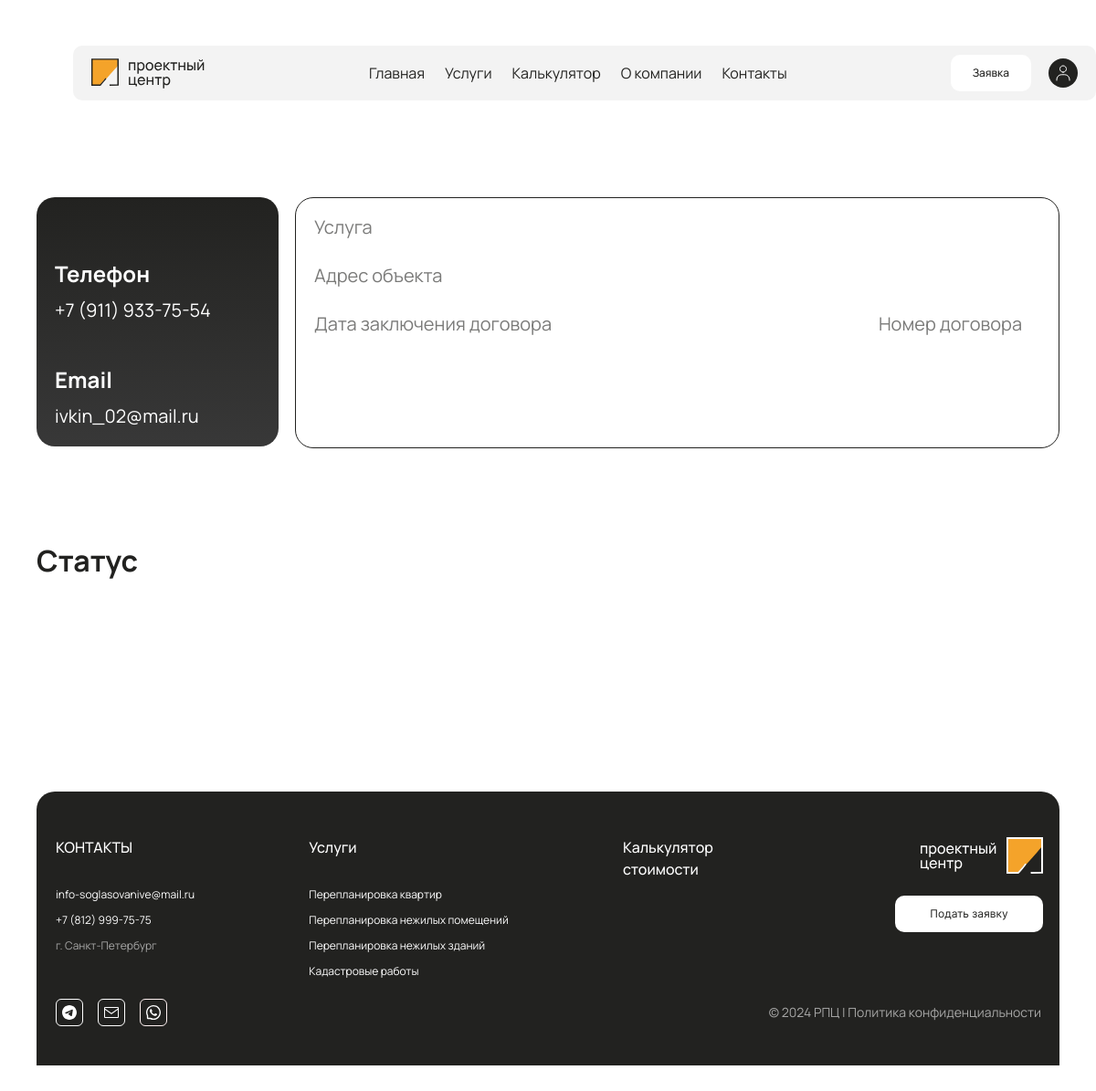
/profile/ (signed in), run on the app's committed database.
### user/models.py (models this page shows, shortened)
class CustomUser(AbstractBaseUser, PermissionsMixin):
    username = None  # Отключение поля username
    phone_number = models.CharField(max_length=15, unique=True)
    first_name = models.CharField(max_length=30)
    last_name = models.CharField(max_length=30)
    email = models.EmailField(unique=True, blank=True, null=True)
    is_active = models.BooleanField(default=True)
    is_staff = models.BooleanField(default=False)
    is_superuser = models.BooleanField(default=False)
    objects = CustomUserManager()
    USERNAME_FIELD = 'phone_number'
    REQUIRED_FIELDS = []

### user/views.py (the view)
# urls.py: path('profile/', views.user_profile, name='user_profile'),
@login_required
def user_profile(request):
    return render(request, "user/profile.html")

### manager/templatetags/custom_filters.py (called while the page is built)
@register.filter
def format_phone(value):
    try:
        phone_number = ''.join(filter(str.isdigit, value))
        formatted_phone = f'+7 ({phone_number[1:4]}) {phone_number[4:7]}-{phone_number[7:9]}-{phone_number[9:]}'
        return formatted_phone
    except:
        return value

### user/context_processors.py (called while the page is built)
def user_contracts(request):
    if request.user.is_authenticated:
        return {
            'user_contract': request.user.contracts.last()
        }
    return {}

### templates/user/profile.html (shortened to what this page needs)
{% extends 'layout.html' %}
{% load static %}
{% load custom_filters %}
{% block link %}
  <link rel="stylesheet" href="{% static 'css/user/profile.css' %}">
{% endblock %}
{% block content %}
<div class="lk-container">
  <div class="person-container">
    <div class="contact-data">
      <div>
        <h2>Телефон</h2>
        <p>{{ request.user.phone_number|format_phone }}</p>
      </div>
      <div>
        <h2>Email</h2>
        <p>{{ request.user.email }}</p>
      </div>
    </div>
    <div class="order-data">
      <h3>Услуга</h3>
      <h3>Адрес объекта</h3>
      <div class="data-and-id">
        <div class="data-container">
          <h3>Дата заключения договора</h3>
        </div>
        <div class="id-container">
          <h3>Номер договора</h3>
        </div>
      </div>
    </div>
  </div>
  <div class="client-stages-container">
    <h2>Cтатус</h2>
  </div>
{% include 'includes/footer.html' %}
{% endblock %}

### static/css/user/profile.css (style rules this page uses)
.lk-container { margin: 166px auto 100px; max-width: 1120px; }
.person-container { display: flex; justify-content: space-between; }
.contact-data { padding: 20px 20px; width: 225px; height: 233px; border-radius: 20px; background: linear-gradient(180deg, #222220 0%, #383838 100%); display: flex; flex-direction: column; color: #FFF; justify-content: space-between; gap: 30px; }
.contact-data h2 { font-size: 24px; font-style: normal; font-weight: 700; line-height: normal; }
.contact-data p { margin-top: 10px; font-size: 20px; font-style: normal; font-weight: 400; line-height: normal; }
.order-data { padding: 20px 20px; width: 795px; height: 233px; border-radius: 20px; border: 1px solid #222220; }
.order-data h3 { opacity: 0.6; font-family: Manrope; font-size: 20px; font-style: normal; font-weight: 400; margin-bottom: 10px; }
.data-and-id { display: flex; justify-content: space-between; flex-wrap: wrap; }
.data-and-id p, .data-and-id h3 { margin: 0; margin-right: 10px; }
.data-container, .id-container { display: flex; align-items: center; justify-content: center; flex-direction: row; }
.client-stages-container h2 { font-size: 32px; font-style: normal; font-weight: 700; line-height: 145%; margin-bottom: 80px; }
.client-stages-container { margin-top: 100px; margin-bottom: 150px; }

### static/css/layout.css (style rules this page uses)
body { font-family: 'Manrope', sans-serif; font-size: 16px; color: #222220; }
h1,h2,h3,h4,p { margin: 0; padding: 0; }

### data on the page
CustomUser: user.phone_number "+7 (911) 933-75-54", user.email "ivkin_02@mail.ru"
